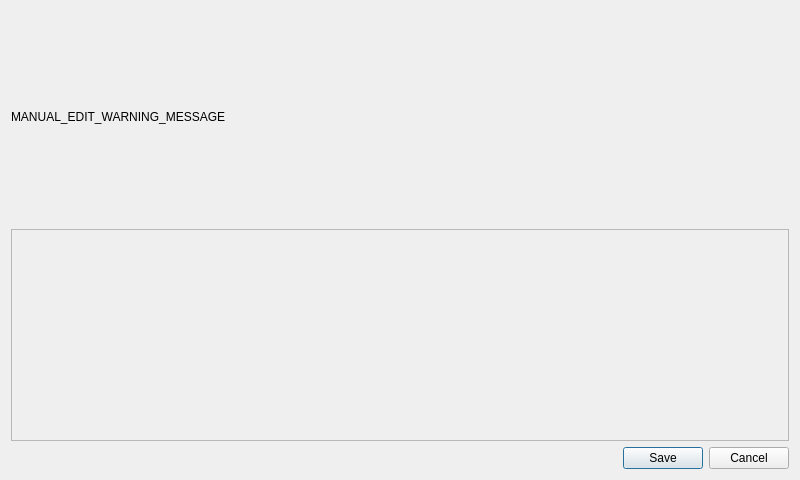
<?xml version="1.0" encoding="UTF-8"?>
<ui version="4.0">
 <class>ManualEditDialog</class>
 <widget class="QDialog" name="ManualEditDialog">
  <property name="geometry">
   <rect>
    <x>0</x>
    <y>0</y>
    <width>800</width>
    <height>480</height>
   </rect>
  </property>
  <property name="windowTitle">
   <string>HEX_EDITOR</string>
  </property>
  <layout class="QVBoxLayout" name="verticalLayout">
   <item>
    <widget class="QLabel" name="label_2">
     <property name="text">
      <string>MANUAL_EDIT_WARNING_MESSAGE</string>
     </property>
    </widget>
   </item>
   <item>
    <layout class="QHBoxLayout" name="horizontalLayout">
     <item>
      <widget class="QHexEdit" name="frame">
       <property name="frameShape">
        <enum>QFrame::StyledPanel</enum>
       </property>
       <property name="frameShadow">
        <enum>QFrame::Raised</enum>
       </property>
      </widget>
     </item>
    </layout>
   </item>
   <item>
    <widget class="QDialogButtonBox" name="buttonBox">
     <property name="orientation">
      <enum>Qt::Horizontal</enum>
     </property>
     <property name="standardButtons">
      <set>QDialogButtonBox::Cancel|QDialogButtonBox::Save</set>
     </property>
    </widget>
   </item>
  </layout>
 </widget>
 <customwidgets>
  <customwidget>
   <class>QHexEdit</class>
   <extends>QFrame</extends>
   <header>QHexEdit/qhexedit.h</header>
   <container>1</container>
  </customwidget>
 </customwidgets>
 <resources/>
 <connections>
  <connection>
   <sender>buttonBox</sender>
   <signal>accepted()</signal>
   <receiver>ManualEditDialog</receiver>
   <slot>accept()</slot>
   <hints>
    <hint type="sourcelabel">
     <x>248</x>
     <y>254</y>
    </hint>
    <hint type="destinationlabel">
     <x>157</x>
     <y>274</y>
    </hint>
   </hints>
  </connection>
  <connection>
   <sender>buttonBox</sender>
   <signal>rejected()</signal>
   <receiver>ManualEditDialog</receiver>
   <slot>reject()</slot>
   <hints>
    <hint type="sourcelabel">
     <x>316</x>
     <y>260</y>
    </hint>
    <hint type="destinationlabel">
     <x>286</x>
     <y>274</y>
    </hint>
   </hints>
  </connection>
 </connections>
</ui>
